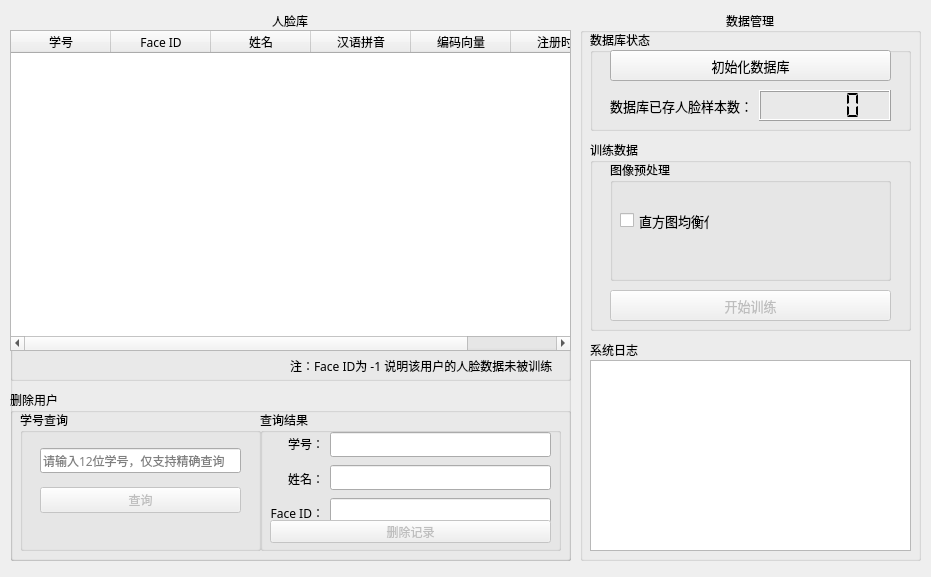
<?xml version="1.0" encoding="UTF-8"?>
<ui version="4.0">
 <class>dataManageUI</class>
 <widget class="QWidget" name="dataManageUI">
  <property name="geometry">
   <rect>
    <x>0</x>
    <y>0</y>
    <width>931</width>
    <height>577</height>
   </rect>
  </property>
  <property name="windowTitle">
   <string>OpenCV Face Recognition System - DataManage</string>
  </property>
  <widget class="QGroupBox" name="dbManageGroupBox">
   <property name="geometry">
    <rect>
     <x>580</x>
     <y>10</y>
     <width>341</width>
     <height>551</height>
    </rect>
   </property>
   <property name="font">
    <font>
     <family>AR PL UKai CN</family>
    </font>
   </property>
   <property name="title">
    <string>数据管理</string>
   </property>
   <property name="alignment">
    <set>Qt::AlignCenter</set>
   </property>
   <widget class="QGroupBox" name="dbStatusGroupBox">
    <property name="geometry">
     <rect>
      <x>10</x>
      <y>20</y>
      <width>321</width>
      <height>101</height>
     </rect>
    </property>
    <property name="title">
     <string>数据库状态</string>
    </property>
    <widget class="QWidget" name="layoutWidget_4">
     <property name="geometry">
      <rect>
       <x>20</x>
       <y>60</y>
       <width>281</width>
       <height>31</height>
      </rect>
     </property>
     <layout class="QHBoxLayout" name="dbUserCountHorizontalLayout">
      <item>
       <widget class="QLabel" name="dbUserCountLabel">
        <property name="font">
         <font>
          <pointsize>10</pointsize>
         </font>
        </property>
        <property name="text">
         <string>数据库已存人脸样本数：</string>
        </property>
        <property name="alignment">
         <set>Qt::AlignRight|Qt::AlignTrailing|Qt::AlignVCenter</set>
        </property>
       </widget>
      </item>
      <item>
       <widget class="QLCDNumber" name="dbUserCountLcdNum">
        <property name="segmentStyle">
         <enum>QLCDNumber::Flat</enum>
        </property>
       </widget>
      </item>
     </layout>
    </widget>
    <widget class="QPushButton" name="initDbButton">
     <property name="geometry">
      <rect>
       <x>20</x>
       <y>20</y>
       <width>281</width>
       <height>31</height>
      </rect>
     </property>
     <property name="font">
      <font>
       <family>AR PL UKai CN</family>
       <pointsize>10</pointsize>
      </font>
     </property>
     <property name="text">
      <string>初始化数据库</string>
     </property>
    </widget>
   </widget>
   <widget class="QGroupBox" name="trainGroupBox">
    <property name="geometry">
     <rect>
      <x>10</x>
      <y>130</y>
      <width>321</width>
      <height>191</height>
     </rect>
    </property>
    <property name="title">
     <string>训练数据</string>
    </property>
    <widget class="QGroupBox" name="imgPreprocessGroupBox">
     <property name="geometry">
      <rect>
       <x>20</x>
       <y>20</y>
       <width>281</width>
       <height>121</height>
      </rect>
     </property>
     <property name="title">
      <string>图像预处理</string>
     </property>
     <widget class="QCheckBox" name="equalizeHistCheckBox">
      <property name="geometry">
       <rect>
        <x>10</x>
        <y>40</y>
        <width>91</width>
        <height>41</height>
       </rect>
      </property>
      <property name="font">
       <font>
        <pointsize>10</pointsize>
       </font>
      </property>
      <property name="text">
       <string>直方图均衡化</string>
      </property>
     </widget>
    </widget>
    <widget class="QPushButton" name="trainButton">
     <property name="enabled">
      <bool>false</bool>
     </property>
     <property name="geometry">
      <rect>
       <x>20</x>
       <y>150</y>
       <width>281</width>
       <height>31</height>
      </rect>
     </property>
     <property name="font">
      <font>
       <pointsize>10</pointsize>
      </font>
     </property>
     <property name="toolTip">
      <string>数据库未完成初始化，请检查</string>
     </property>
     <property name="text">
      <string>开始训练</string>
     </property>
    </widget>
   </widget>
   <widget class="QGroupBox" name="logGroupBox">
    <property name="geometry">
     <rect>
      <x>10</x>
      <y>330</y>
      <width>321</width>
      <height>211</height>
     </rect>
    </property>
    <property name="title">
     <string>系统日志</string>
    </property>
    <widget class="QTextEdit" name="logTextEdit">
     <property name="geometry">
      <rect>
       <x>0</x>
       <y>20</y>
       <width>321</width>
       <height>191</height>
      </rect>
     </property>
    </widget>
   </widget>
  </widget>
  <widget class="QGroupBox" name="faceDbGroupBox">
   <property name="geometry">
    <rect>
     <x>10</x>
     <y>10</y>
     <width>561</width>
     <height>551</height>
    </rect>
   </property>
   <property name="font">
    <font>
     <family>AR PL UKai CN</family>
    </font>
   </property>
   <property name="title">
    <string>人脸库</string>
   </property>
   <property name="alignment">
    <set>Qt::AlignCenter</set>
   </property>
   <widget class="QGroupBox" name="deleteUserGroupBox">
    <property name="geometry">
     <rect>
      <x>0</x>
      <y>380</y>
      <width>561</width>
      <height>171</height>
     </rect>
    </property>
    <property name="font">
     <font>
      <family>AR PL UKai CN</family>
     </font>
    </property>
    <property name="title">
     <string>删除用户</string>
    </property>
    <widget class="QGroupBox" name="queryUserGroupBox">
     <property name="geometry">
      <rect>
       <x>10</x>
       <y>20</y>
       <width>241</width>
       <height>141</height>
      </rect>
     </property>
     <property name="font">
      <font>
       <family>AR PL UKai CN</family>
      </font>
     </property>
     <property name="title">
      <string>学号查询</string>
     </property>
     <widget class="QLabel" name="queryResultLabel">
      <property name="geometry">
       <rect>
        <x>20</x>
        <y>110</y>
        <width>201</width>
        <height>21</height>
       </rect>
      </property>
      <property name="frameShape">
       <enum>QFrame::NoFrame</enum>
      </property>
      <property name="text">
       <string/>
      </property>
      <property name="alignment">
       <set>Qt::AlignCenter</set>
      </property>
     </widget>
     <widget class="QWidget" name="layoutWidget">
      <property name="geometry">
       <rect>
        <x>20</x>
        <y>30</y>
        <width>201</width>
        <height>81</height>
       </rect>
      </property>
      <layout class="QVBoxLayout" name="verticalLayout">
       <item>
        <widget class="QLineEdit" name="queryUserLineEdit">
         <property name="font">
          <font>
           <family>AR PL UKai CN</family>
          </font>
         </property>
         <property name="placeholderText">
          <string>请输入12位学号，仅支持精确查询</string>
         </property>
        </widget>
       </item>
       <item>
        <widget class="QPushButton" name="queryUserButton">
         <property name="enabled">
          <bool>false</bool>
         </property>
         <property name="font">
          <font>
           <family>AR PL UKai CN</family>
          </font>
         </property>
         <property name="toolTip">
          <string>数据库未完成初始化，请检查</string>
         </property>
         <property name="text">
          <string>查询</string>
         </property>
        </widget>
       </item>
      </layout>
     </widget>
    </widget>
    <widget class="QGroupBox" name="queryResultGroupBox">
     <property name="geometry">
      <rect>
       <x>250</x>
       <y>20</y>
       <width>301</width>
       <height>141</height>
      </rect>
     </property>
     <property name="font">
      <font>
       <family>AR PL UKai CN</family>
      </font>
     </property>
     <property name="title">
      <string>查询结果</string>
     </property>
     <widget class="QWidget" name="layoutWidget_3">
      <property name="geometry">
       <rect>
        <x>10</x>
        <y>20</y>
        <width>281</width>
        <height>97</height>
       </rect>
      </property>
      <layout class="QHBoxLayout" name="infoHorizontalLayout">
       <item>
        <layout class="QVBoxLayout" name="keyVerticalLayout">
         <item>
          <widget class="QLabel" name="stuIDLabel">
           <property name="font">
            <font>
             <family>AR PL UKai CN</family>
            </font>
           </property>
           <property name="frameShape">
            <enum>QFrame::NoFrame</enum>
           </property>
           <property name="text">
            <string>学号：</string>
           </property>
           <property name="alignment">
            <set>Qt::AlignRight|Qt::AlignTrailing|Qt::AlignVCenter</set>
           </property>
          </widget>
         </item>
         <item>
          <widget class="QLabel" name="cnNameLabel">
           <property name="font">
            <font>
             <family>AR PL UKai CN</family>
            </font>
           </property>
           <property name="frameShape">
            <enum>QFrame::NoFrame</enum>
           </property>
           <property name="text">
            <string>姓名：</string>
           </property>
           <property name="alignment">
            <set>Qt::AlignRight|Qt::AlignTrailing|Qt::AlignVCenter</set>
           </property>
          </widget>
         </item>
         <item>
          <widget class="QLabel" name="faceIDLabel">
           <property name="font">
            <font>
             <family>AR PL UKai CN</family>
            </font>
           </property>
           <property name="frameShape">
            <enum>QFrame::NoFrame</enum>
           </property>
           <property name="text">
            <string>Face ID：</string>
           </property>
           <property name="alignment">
            <set>Qt::AlignRight|Qt::AlignTrailing|Qt::AlignVCenter</set>
           </property>
          </widget>
         </item>
        </layout>
       </item>
       <item>
        <layout class="QVBoxLayout" name="valueVerticalLayout">
         <item>
          <widget class="QLineEdit" name="stuIDLineEdit">
           <property name="focusPolicy">
            <enum>Qt::StrongFocus</enum>
           </property>
           <property name="readOnly">
            <bool>true</bool>
           </property>
          </widget>
         </item>
         <item>
          <widget class="QLineEdit" name="cnNameLineEdit">
           <property name="focusPolicy">
            <enum>Qt::StrongFocus</enum>
           </property>
           <property name="readOnly">
            <bool>true</bool>
           </property>
          </widget>
         </item>
         <item>
          <widget class="QLineEdit" name="faceIDLineEdit">
           <property name="focusPolicy">
            <enum>Qt::StrongFocus</enum>
           </property>
           <property name="readOnly">
            <bool>true</bool>
           </property>
          </widget>
         </item>
        </layout>
       </item>
      </layout>
     </widget>
     <widget class="QPushButton" name="deleteUserButton">
      <property name="enabled">
       <bool>false</bool>
      </property>
      <property name="geometry">
       <rect>
        <x>10</x>
        <y>110</y>
        <width>281</width>
        <height>23</height>
       </rect>
      </property>
      <property name="font">
       <font>
        <family>AR PL UKai CN</family>
       </font>
      </property>
      <property name="text">
       <string>删除记录</string>
      </property>
     </widget>
    </widget>
   </widget>
   <widget class="QGroupBox" name="dbVisualGroupBox">
    <property name="geometry">
     <rect>
      <x>0</x>
      <y>20</y>
      <width>561</width>
      <height>351</height>
     </rect>
    </property>
    <property name="title">
     <string/>
    </property>
    <widget class="QTableWidget" name="tableWidget">
     <property name="geometry">
      <rect>
       <x>0</x>
       <y>0</y>
       <width>561</width>
       <height>321</height>
      </rect>
     </property>
     <column>
      <property name="text">
       <string>学号</string>
      </property>
      <property name="font">
       <font>
        <family>AR PL UKai CN</family>
       </font>
      </property>
     </column>
     <column>
      <property name="text">
       <string>Face ID</string>
      </property>
     </column>
     <column>
      <property name="text">
       <string>姓名</string>
      </property>
     </column>
     <column>
      <property name="text">
       <string>汉语拼音</string>
      </property>
     </column>
     <column>
      <property name="text">
       <string>编码向量</string>
      </property>
     </column>
     <column>
      <property name="text">
       <string>注册时间</string>
      </property>
     </column>
    </widget>
    <widget class="QLabel" name="tipLabel">
     <property name="geometry">
      <rect>
       <x>280</x>
       <y>320</y>
       <width>271</width>
       <height>31</height>
      </rect>
     </property>
     <property name="font">
      <font>
       <family>AR PL UKai CN</family>
      </font>
     </property>
     <property name="text">
      <string>注：Face ID为 -1 说明该用户的人脸数据未被训练</string>
     </property>
    </widget>
   </widget>
  </widget>
 </widget>
 <resources/>
 <connections/>
</ui>
